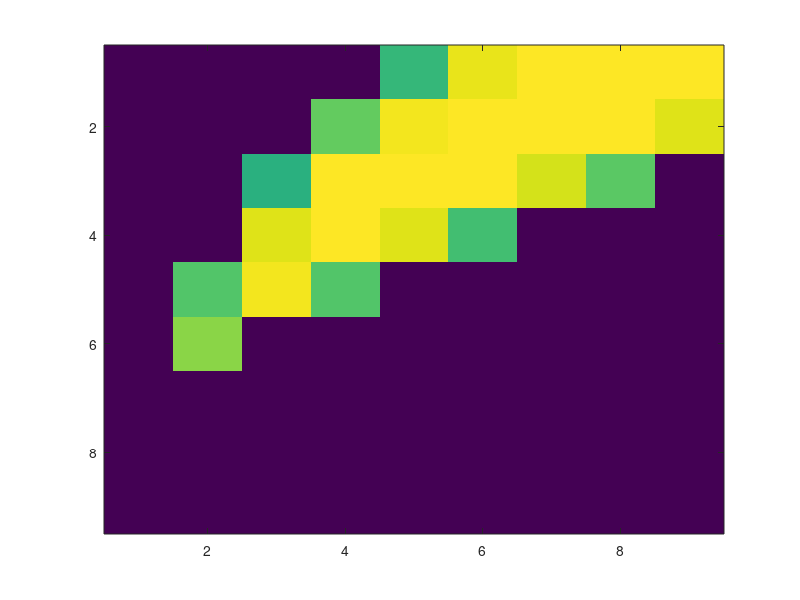
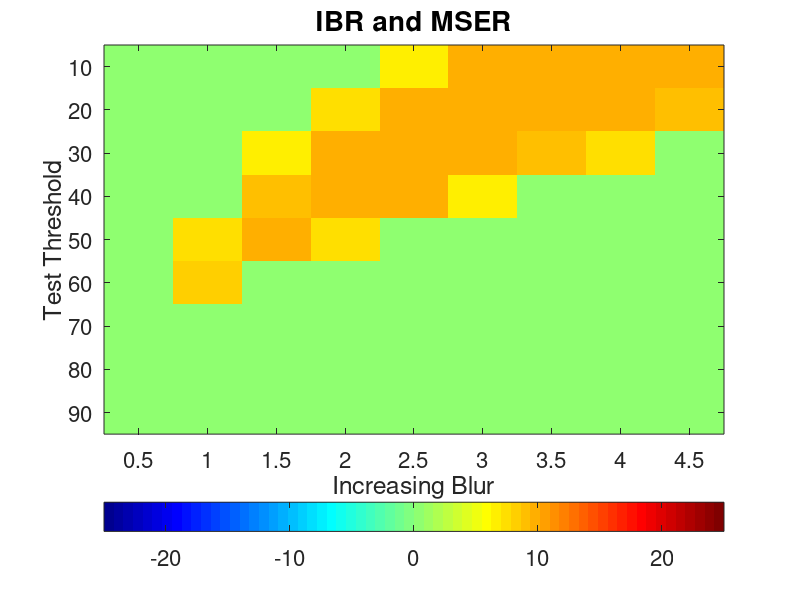

Source code (MATLAB) for these figures, in order: (Note: this script raises an error after producing the figures.)
%%%%%%%%%%%%%%%%%%%%%%%%%%%%%%%%%%%%%%%%%%%%%%%%%%%%%%%%%%%%%%%%%%%%%%%%%%%%%%%%%%%%%%%%%%%%%%%%%%%%%
% The Z-Scores are written in the z_score matrix (9 Rows and 9 columns)according to the following
% template:
% McNemar's Test Repeatability Thresholds       Blur Changes
%                                              0.5 1.0 1.5 2.0 2.5 3.0 3.5 4.0 4.5      
% ------------------------------------------------------------------------------------- 
%  10                         |    
%  20                         |
%  30                         |
%  40                         |
%  50                         |
%  60                         |
%  70                         |
%  80                         |
%  90                         |
%%%%%%%%%%%%%%%%%%%%%%%%%%%%%%%%%%%%%%%%%%%%%%%%%%%%%%%%%%%%%%%%%%%%%%%%%%%%%%%%%%%%%%%%%%%%%%%%%%%%%

clear all;
clc;

a = load('ibr_blur_results.txt');
b = load('mser_blur_results.txt');

combined_ibr = [a];
combined_mser = [b];

%ref_val = (x_dim*y_dim)/(2*(x_dim + y_dim))
for k = 1:9,

end_count = k*100;
start_count = end_count - 100 + 1;

for ref_val = 10:10:90,
    
%ref_val = 10;

pass_pass = 0;
pass_fail = 0;
fail_pass = 0;
fail_fail = 0;
%z_score = 0;


for i = start_count:end_count,
    ibr_val = combined_ibr(i,1);
    mser_val = combined_mser(i,1);
    
    if ((ibr_val >= ref_val)&&(mser_val >= ref_val)),
        pass_pass = pass_pass + 1;
    end
    if ((ibr_val >= ref_val)&&(mser_val < ref_val)),
        pass_fail = pass_fail + 1;
    end
    if ((ibr_val < ref_val)&&(mser_val >= ref_val)),
        fail_pass = fail_pass + 1;
    end
    if ((ibr_val < ref_val)&&(mser_val < ref_val)),
        fail_fail = fail_fail + 1;
    end
end

z_score(ref_val/10,k) = (abs(pass_fail - fail_pass)-1)/sqrt(pass_fail + fail_pass);

if ((pass_fail + fail_pass)> 30),
    
    if pass_fail == fail_pass,
        z_score(ref_val/10,k) = 0;
    end
    
    if fail_pass > pass_fail,
        z_score(ref_val/10,k) = -z_score(ref_val/10,k);
    end

else
    z_score(ref_val/10,k) = 0;
end

% fprintf(1,'\nRepeatability Threshold for McNemar Test %d\n',ref_val);
% fprintf(1,'\nPass-Pass: %d\n',pass_pass);
% fprintf(1,'Pass-Fail: %d\n',pass_fail);
% fprintf(1,'Fail-Pass: %d\n',fail_pass);
% fprintf(1,'Fail-Fail: %d\n',fail_fail);
% fprintf(1,'Z-Score: %f\n',z_score(ref_val/10));
% fprintf(1,'\n');

end

end

% fprintf(1,'\n %f',z_score(1));
% fprintf(1,'\n %f',z_score(2));
% fprintf(1,'\n %f',z_score(3));
% fprintf(1,'\n %f',z_score(4));
% fprintf(1,'\n %f',z_score(5));
% fprintf(1,'\n %f',z_score(6));
% fprintf(1,'\n %f',z_score(7));
% fprintf(1,'\n %f',z_score(8));
% fprintf(1,'\n %f',z_score(9));
% fprintf(1,'\n');
z_score = z_score

less_than_minus_85 = find(z_score < -85)
greater_than_85 = find(z_score > 85)
a = z_score;
imagesc(a);figure(gcf);
saveas(gcf,'hessian1.tiff','tiff');
set(gca,'XTick',[1 2 3 4 5 6 7 8 9]);
set(gca,'YTick',[1 2 3 4 5 6 7 8 9]);
set(gca,'XTicklabel',[0.5 1.0 1.5 2.0 2.5 3.0 3.5 4.0 4.5],'fontsize',16);
set(gca,'YTicklabel',[10 20 30 40 50 60 70 80 90],'fontsize',16);
xlabel('Increasing Blur','fontsize',18);
ylabel('Test Threshold','fontsize',18);
title('IBR and MSER','fontsize',20);
colormap(jet);
caxis([-25, 25]);
colorbar('fontsize',16);
colorbar('location','southoutside');
saveas(gcf,'ibr-mser.tiff','tiff');
I = imread('ibr-mser.tiff');
img = imcrop(I,[70 0 1031 901]);
imwrite(img,'ibr-mser.tiff');
shg
